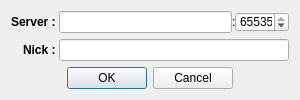
<?xml version="1.0" encoding="UTF-8"?>
<ui version="4.0">
 <class>connectionInfoDialog</class>
 <widget class="QDialog" name="connectionInfoDialog">
  <property name="geometry">
   <rect>
    <x>0</x>
    <y>0</y>
    <width>300</width>
    <height>100</height>
   </rect>
  </property>
  <property name="windowTitle">
   <string>Connection Info</string>
  </property>
  <layout class="QGridLayout" name="gridLayout">
   <property name="horizontalSpacing">
    <number>0</number>
   </property>
   <item row="2" column="0">
    <widget class="QLabel" name="usernameLabel">
     <property name="sizePolicy">
      <sizepolicy hsizetype="Fixed" vsizetype="Fixed">
       <horstretch>0</horstretch>
       <verstretch>0</verstretch>
      </sizepolicy>
     </property>
     <property name="font">
      <font>
       <weight>75</weight>
       <bold>true</bold>
      </font>
     </property>
     <property name="layoutDirection">
      <enum>Qt::RightToLeft</enum>
     </property>
     <property name="text">
      <string>Nick : </string>
     </property>
    </widget>
   </item>
   <item row="1" column="1" colspan="2">
    <widget class="QLineEdit" name="server">
     <property name="sizePolicy">
      <sizepolicy hsizetype="Expanding" vsizetype="Fixed">
       <horstretch>0</horstretch>
       <verstretch>0</verstretch>
      </sizepolicy>
     </property>
    </widget>
   </item>
   <item row="1" column="0">
    <widget class="QLabel" name="serverLabel">
     <property name="sizePolicy">
      <sizepolicy hsizetype="Fixed" vsizetype="Fixed">
       <horstretch>0</horstretch>
       <verstretch>0</verstretch>
      </sizepolicy>
     </property>
     <property name="font">
      <font>
       <weight>75</weight>
       <bold>true</bold>
      </font>
     </property>
     <property name="layoutDirection">
      <enum>Qt::RightToLeft</enum>
     </property>
     <property name="text">
      <string>Server : </string>
     </property>
    </widget>
   </item>
   <item row="2" column="1" colspan="4">
    <widget class="QLineEdit" name="nick">
     <property name="maxLength">
      <number>30</number>
     </property>
    </widget>
   </item>
   <item row="1" column="4">
    <widget class="QSpinBox" name="port">
     <property name="sizePolicy">
      <sizepolicy hsizetype="Fixed" vsizetype="Fixed">
       <horstretch>0</horstretch>
       <verstretch>0</verstretch>
      </sizepolicy>
     </property>
     <property name="minimumSize">
      <size>
       <width>54</width>
       <height>20</height>
      </size>
     </property>
     <property name="maximumSize">
      <size>
       <width>54</width>
       <height>20</height>
      </size>
     </property>
     <property name="maximum">
      <number>65535</number>
     </property>
     <property name="value">
      <number>65535</number>
     </property>
    </widget>
   </item>
   <item row="3" column="0" colspan="5">
    <widget class="QDialogButtonBox" name="buttonBox">
     <property name="whatsThis">
      <string notr="true"/>
     </property>
     <property name="orientation">
      <enum>Qt::Horizontal</enum>
     </property>
     <property name="standardButtons">
      <set>QDialogButtonBox::Cancel|QDialogButtonBox::Ok</set>
     </property>
     <property name="centerButtons">
      <bool>true</bool>
     </property>
    </widget>
   </item>
   <item row="1" column="3">
    <widget class="QLabel" name="semicolon">
     <property name="sizePolicy">
      <sizepolicy hsizetype="Fixed" vsizetype="Fixed">
       <horstretch>0</horstretch>
       <verstretch>0</verstretch>
      </sizepolicy>
     </property>
     <property name="minimumSize">
      <size>
       <width>3</width>
       <height>10</height>
      </size>
     </property>
     <property name="maximumSize">
      <size>
       <width>3</width>
       <height>10</height>
      </size>
     </property>
     <property name="text">
      <string>:</string>
     </property>
    </widget>
   </item>
  </layout>
 </widget>
 <resources/>
 <connections>
  <connection>
   <sender>buttonBox</sender>
   <signal>accepted()</signal>
   <receiver>connectionInfoDialog</receiver>
   <slot>accept()</slot>
   <hints>
    <hint type="sourcelabel">
     <x>248</x>
     <y>254</y>
    </hint>
    <hint type="destinationlabel">
     <x>157</x>
     <y>274</y>
    </hint>
   </hints>
  </connection>
  <connection>
   <sender>buttonBox</sender>
   <signal>rejected()</signal>
   <receiver>connectionInfoDialog</receiver>
   <slot>reject()</slot>
   <hints>
    <hint type="sourcelabel">
     <x>316</x>
     <y>260</y>
    </hint>
    <hint type="destinationlabel">
     <x>286</x>
     <y>274</y>
    </hint>
   </hints>
  </connection>
 </connections>
</ui>
